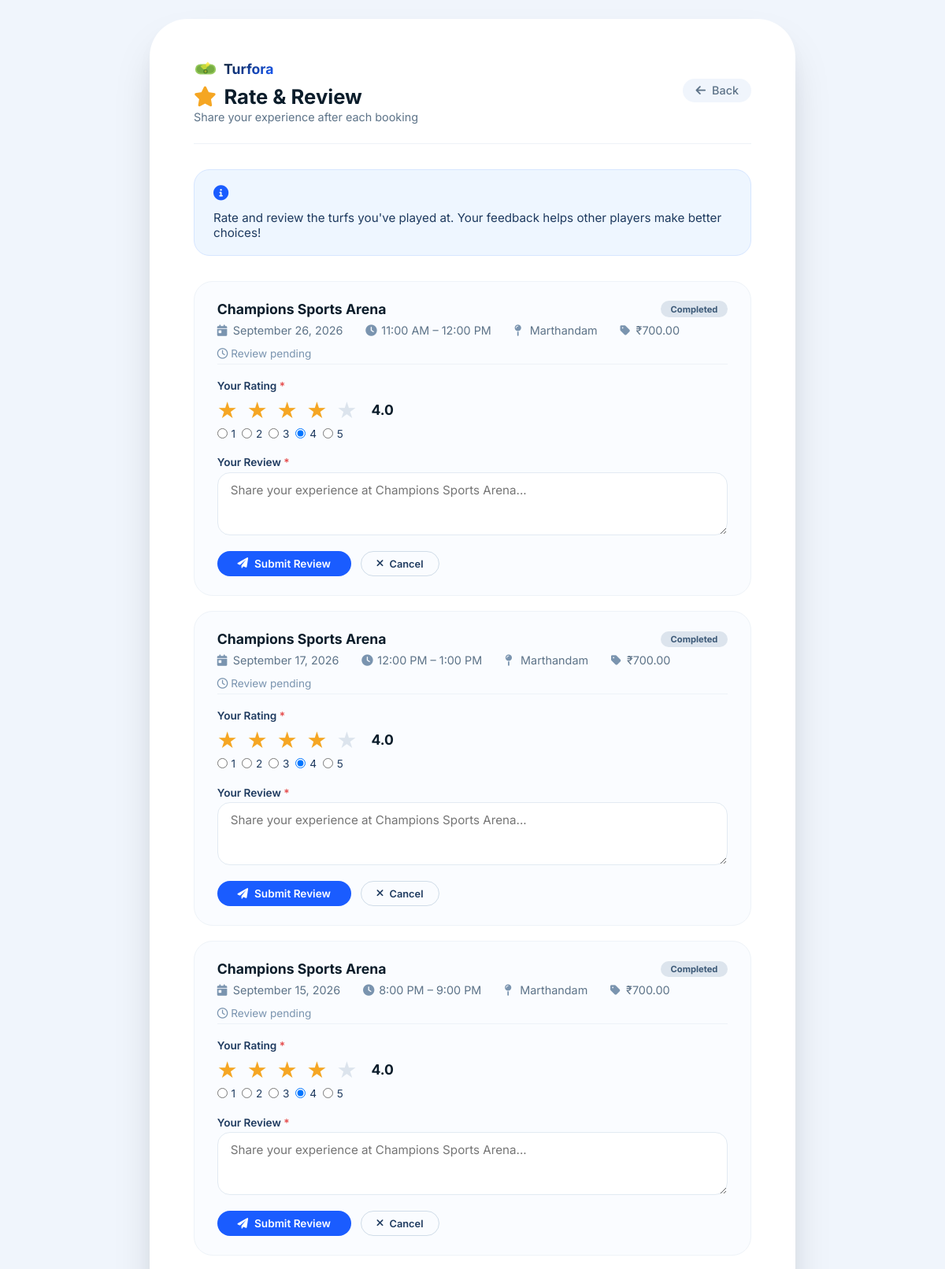
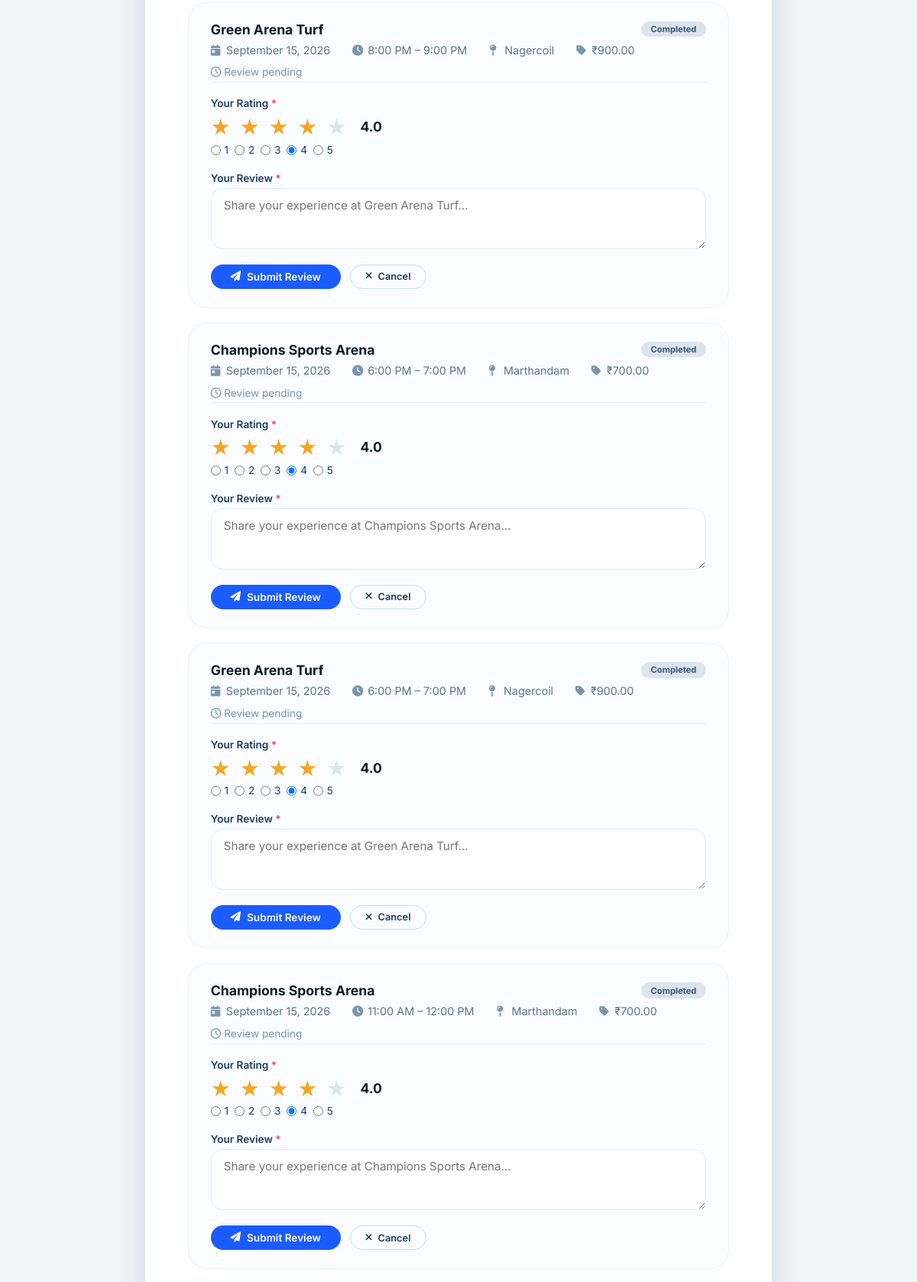
Screenshot of /reviews_ratings/ (signed in, upper part) with the database file from the repository (2 pictures, top to bottom).
### turforaapp/models.py (models this page shows, shortened)
class Booking(models.Model):
    turf = models.ForeignKey(Turf, on_delete=models.CASCADE)
    player = models.ForeignKey(Playerdetail, on_delete=models.CASCADE)
    booking_date = models.DateField()
    start_time = models.TimeField()
    end_time = models.TimeField()
    price = models.DecimalField(max_digits=10, decimal_places=2)
    status = models.CharField(
        max_length=20,
        choices=[
            ('confirmed', 'Confirmed'),
            ('cancelled', 'Cancelled'),
        ],
        default='confirmed'
    )
    created_at = models.DateTimeField(auto_now_add=True)

class Turf(models.Model):
    turf_name = models.CharField(max_length=100)
    location = models.CharField(max_length=100)
    turf_type = models.CharField(max_length=50)
    image = models.ImageField(upload_to='turf_images/', blank=True, null=True)
    description = models.TextField()
    price_per_hour = models.DecimalField(max_digits=10, decimal_places=2)
    available_facilities = models.TextField()
    rating = models.DecimalField(max_digits=3, decimal_places=1, default=0.0)
    address = models.CharField(max_length=255)
    opening_time = models.TimeField()
    closing_time = models.TimeField()
    is_active = models.BooleanField(default=True)

### turforaapp/views.py (the view, shortened to what this page needs)
# urls.py: path('reviews_ratings/', views.reviews_ratings, name='reviews_ratings'),
def reviews_ratings(request):
    player_id = request.session.get('player_id')
    if not player_id:
        return redirect('login')
    user = get_object_or_404(Playerdetail, id=player_id)
    bookings = Booking.objects.filter(
        player=user
    ).select_related('turf').order_by(
        '-booking_date',
        '-start_time'
    )
    for booking in bookings:
        booking.review_obj = Review.objects.filter(
            booking=booking
        ).first()
    return render(
        request,
        'reviews_ratings.html',
        {
            'bookings': bookings,
            'user': user,
            'today': date.today()
        }
    )

### turforaapp/templates/reviews_ratings.html (shortened to what this page needs)
<!DOCTYPE html>
<html lang="en">
<head>
    <link rel="stylesheet" href="https://cdnjs.cloudflare.com/ajax/libs/font-awesome/6.0.0-beta3/css/all.min.css" />
</head>
<body>
    <div class="review-container">
        <div class="page-header">
            <div class="title-group">
                <div class="logo-mini" style="margin-bottom:0.3rem;">
                    <span>Turfora</span>
                </div>
                <h2><i class="fas fa-star"></i> Rate & Review</h2>
                <span class="sub">Share your experience after each booking</span>
            </div>
            <a href="{% url 'home' user.id%}" class="back-btn"><i class="fas fa-arrow-left"></i> Back</a>
        </div>
        <div class="info-box">
            <i class="fas fa-info-circle"></i>
            <p>Rate and review the turfs you've played at. Your feedback helps other players make better choices!</p>
        </div>
        <div class="booking-list">
            {% for booking in bookings %}
            {% if booking.booking_date < today or booking.status == "completed" %} <div class="booking-card">
                <div class="booking-header">
                    <span class="turf-name">
                        {{ booking.turf.turf_name }}
                    </span>
                    <span class="status-badge completed">
                        Completed
                    </span>
                </div>
                <div class="booking-details">
                    <span>
                        <i class="fas fa-calendar-day"></i>
                        {{ booking.booking_date|date:"F d, Y" }}
                    </span>
                    <span>
                        <i class="fas fa-clock"></i>
                        {{ booking.start_time|time:"g:i A" }}
                        –
                        {{ booking.end_time|time:"g:i A" }}
                    </span>
                    <span>
                        <i class="fas fa-map-pin"></i>
                        {{ booking.turf.location }}
                    </span>
                    <span>
                        <i class="fas fa-tag"></i>
                        ₹{{ booking.price }}
                    </span>
                </div>
                {% if booking.review_obj %}
                <div style="
                    display:flex;
                    gap:0.8rem;
                    flex-wrap:wrap;
                    margin-top:0.2rem;
                ">
                    <span class="already-reviewed">
                        <i class="fas fa-check-circle"></i>
                        Reviewed
                    </span>
                    <span class="text-muted" style="
                            display:flex;
                            align-items:center;
                            gap:0.3rem;
                        ">
                        <span style="color:#f5a623;">
                            {% if booking.review_obj.rating >= 1 %}★{% endif %}
                            {% if booking.review_obj.rating >= 2 %}★{% endif %}
                            {% if booking.review_obj.rating >= 3 %}★{% endif %}
                            {% if booking.review_obj.rating >= 4 %}★{% endif %}
                            {% if booking.review_obj.rating >= 5 %}★{% endif %}
                        </span>
                        {{ booking.review_obj.rating }}
                    </span>
                    <span class="text-muted">
                        <i class="far fa-calendar-alt"></i>
                        {{ booking.review_obj.created_at|date:"M d, Y" }}
                    </span>
                </div>
                {% else %}
                <div style="
                    display:flex;
                    gap:0.8rem;
                    flex-wrap:wrap;
                    margin-top:0.2rem;
                ">
                    <span class="text-muted">
                        <i class="far fa-clock"></i>
                        Review pending
                    </span>
                </div>
                <div class="review-form">
                    <form method="POST">
                        <div class="form-group">
                            <label>
                                Your Rating
                                <span class="required">*</span>
                            </label>
                            <div style="
                                display:flex;
                                align-items:center;
                                gap:0.5rem;
                                flex-wrap:wrap;
                            ">
                                <div class="stars-display">
                                    <span>★</span>
                                    <span>★</span>
                                    <span>★</span>
                                    <span>★</span>
                                    <span class="star-empty">★</span>
                                </div>
                                <span class="rating-value">
                                    4.0
                                </span>
                            </div>
                            <div style="
                                margin-top:0.3rem;
                                display:flex;
                                gap:0.5rem;
                                flex-wrap:wrap;
                            ">
                                <label style="
                                        display:inline-flex;
                                        align-items:center;
                                        gap:0.3rem;
                                        font-weight:400;
                                        font-size:0.85rem;
                                        cursor:pointer;
                                    ">
                                    <input type="radio" name="rating" value="1">
                                    1
                                </label>
                                <label style="
                                        display:inline-flex;
                                        align-items:center;
                                        gap:0.3rem;
                                        font-weight:400;
                                        font-size:0.85rem;
                                        cursor:pointer;
                                    ">
                                    <input type="radio" name="rating" value="2">
                                    2
                                </label>
                                <label style="
                                        display:inline-flex;
                                        align-items:center;
                                        gap:0.3rem;
                                        font-weight:400;
                                        font-size:0.85rem;
                                        cursor:pointer;
                                    ">
                                    <input type="radio" name="rating" value="3">
                                    3
                                </label>
                                <label style="
                                        display:inline-flex;
                                        align-items:center;
                                        gap:0.3rem;
                                        font-weight:400;
                                        font-size:0.85rem;
                                        cursor:pointer;
                                    ">
                                    <input type="radio" name="rating" value="4" checked>
                                    4
                                </label>
                                <label style="
                                        display:inline-flex;
                                        align-items:center;
                                        gap:0.3rem;
                                        font-weight:400;
                                        font-size:0.85rem;
                                        cursor:pointer;
                                    ">
                                    <input type="radio" name="rating" value="5">
                                    5
                                </label>
                            </div>
                        </div>
                        <div class="form-group">
                            <label>
                                Your Review
                                <span class="required">*</span>
                            </label>
                            <textarea name="review"
                                placeholder="Share your experience at {{ booking.turf.turf_name }}..."
                                required></textarea>
                        </div>
                        <div class="form-actions">
                            <button type="submit" class="btn btn-primary">
                                <i class="fas fa-paper-plane"></i>
                                Submit Review
                            </button>
                            <a href="{% url 'home' booking.player.id %}" class="btn btn-outline btn-sm">
                                <i class="fas fa-times"></i>
                                Cancel
                            </a>
                        </div>
                    </form>
                </div>
                {% endif %}
        </div>
        {% endif %}
        {% endfor %}
    </div>
    </div>
</body>
</html>

### turforaapp/templates/reviews_ratings.html (style rules this page uses)
* { margin: 0; padding: 0; box-sizing: border-box; }
body { font-family: 'Inter', sans-serif; background: #f0f5fc; color: #0b1d2b; padding: 1.5rem; min-height: 100vh; display: flex; align-items: center; justify-content: center; }
.review-container { max-width: 820px; width: 100%; background: #ffffff; border-radius: 48px; box-shadow: 0 30px 60px -20px rgba(0, 20, 30, 0.25), 0 10px 30px -10px rgba(0, 0, 0, 0.05); padding: 3rem 3.5rem; transition: all 0.2s ease; }
.page-header { display: flex; justify-content: space-between; align-items: center; flex-wrap: wrap; gap: 1rem; padding-bottom: 1.5rem; border-bottom: 1px solid #edf2f7; margin-bottom: 2rem; }
.page-header .title-group h2 { font-size: 1.6rem; font-weight: 700; color: #0b1d2b; display: flex; align-items: center; gap: 0.6rem; }
.page-header .title-group h2 i { color: #f5a623; }
.page-header .title-group .sub { color: #5d7388; font-size: 0.9rem; }
.page-header .back-btn { display: inline-flex; align-items: center; gap: 0.5rem; color: #5d7388; text-decoration: none; font-weight: 500; transition: 0.15s; padding: 0.4rem 1rem; border-radius: 40px; background: #f0f5fc; font-size: 0.9rem; }
.logo-mini { display: flex; align-items: center; gap: 0.5rem; font-weight: 700; font-size: 1.1rem; color: #0b1d2b; }
.logo-mini svg { width: 30px; height: 30px; }
.logo-mini span { background: linear-gradient(145deg, #0b1d2b, #1a5cff); -webkit-background-clip: text; -webkit-text-fill-color: transparent; }
.info-box { background: #eef6ff; border-radius: 20px; padding: 1.2rem 1.5rem; border: 1px solid #d6e6ff; margin-bottom: 2rem; display: flex; align-items: center; gap: 0.8rem; flex-wrap: wrap; }
.info-box i { color: #1a5cff; font-size: 1.2rem; }
.info-box p { color: #1e3a5f; font-size: 0.95rem; }
.booking-list { display: flex; flex-direction: column; gap: 1.2rem; }
.booking-card { background: #fafcff; border-radius: 24px; border: 1px solid #eef3f8; padding: 1.5rem 1.8rem; transition: 0.15s; }
.booking-card .booking-header { display: flex; justify-content: space-between; align-items: center; flex-wrap: wrap; gap: 0.5rem 1rem; margin-bottom: 0.5rem; }
.booking-card .booking-header .turf-name { font-weight: 700; font-size: 1.1rem; color: #0b1d2b; }
.booking-card .booking-header .status-badge { padding: 0.2rem 0.8rem; border-radius: 30px; font-size: 0.7rem; font-weight: 700; }
.status-badge.completed { background: #dce4ed; color: #3d5a78; }
.booking-card .booking-details { display: flex; flex-wrap: wrap; gap: 1rem 1.8rem; font-size: 0.9rem; color: #5d7388; margin-bottom: 0.8rem; }
.booking-card .booking-details i { color: #7a94af; width: 16px; }
.review-form { border-top: 1px solid #edf2f7; padding-top: 1.2rem; margin-top: 0.3rem; }
.review-form .form-group { margin-bottom: 1rem; }
.review-form .form-group label { display: block; font-weight: 600; font-size: 0.85rem; color: #1e3a5f; margin-bottom: 0.3rem; }
.review-form .form-group label .required { color: #e54c4c; }
.review-form .form-group .stars-display { color: #f5a623; font-size: 1.8rem; letter-spacing: 2px; }
.review-form .form-group .stars-display .star-empty { color: #dce4ed; }
.review-form .form-group .rating-value { font-weight: 700; font-size: 1.1rem; color: #0b1d2b; margin-left: 0.5rem; }
.review-form .form-group textarea { width: 100%; padding: 0.75rem 1rem; border-radius: 16px; border: 1.5px solid #e2eaf2; background: #ffffff; font-family: inherit; font-size: 0.95rem; transition: 0.15s; outline: none; resize: vertical; min-height: 80px; }
.review-form .form-actions { display: flex; gap: 0.8rem; flex-wrap: wrap; }
.btn { padding: 0.5rem 1.6rem; border-radius: 40px; font-weight: 600; font-size: 0.85rem; border: none; cursor: pointer; transition: 0.15s; font-family: inherit; display: inline-flex; align-items: center; gap: 0.5rem; text-decoration: none; }
.btn-primary { background: #1a5cff; color: white; }
.btn-outline { background: transparent; color: #1e3a5f; border: 1.5px solid #d0dce8; }
.btn-sm { padding: 0.3rem 1.2rem; font-size: 0.8rem; }
.text-muted { color: #7a94af; font-size: 0.85rem; }

### rows the page displays
Booking: turf.turf_name "Champions Sports Arena", booking_date "September 26, 2026", start_time "11:00 AM", end_time "12:00 PM", turf.location "Marthandam", price "700.00", review "Share your experience at Champions Sports Arena..."
Booking: turf.turf_name "Champions Sports Arena", booking_date "September 17, 2026", start_time "12:00 PM", end_time "1:00 PM", turf.location "Marthandam", price "700.00", review "Share your experience at Champions Sports Arena..."
Booking: turf.turf_name "Champions Sports Arena", booking_date "September 15, 2026", start_time "8:00 PM", end_time "9:00 PM", turf.location "Marthandam", price "700.00", review "Share your experience at Champions Sports Arena..."
Booking: turf.turf_name "Green Arena Turf", booking_date "September 15, 2026", start_time "8:00 PM", end_time "9:00 PM", turf.location "Nagercoil", price "900.00", review "Share your experience at Green Arena Turf..."
Booking: turf.turf_name "Champions Sports Arena", booking_date "September 15, 2026", start_time "6:00 PM", end_time "7:00 PM", turf.location "Marthandam", price "700.00", review "Share your experience at Champions Sports Arena..."
Booking: turf.turf_name "Green Arena Turf", booking_date "September 15, 2026", start_time "6:00 PM", end_time "7:00 PM", turf.location "Nagercoil", price "900.00", review "Share your experience at Green Arena Turf..."
Booking: turf.turf_name "Champions Sports Arena", booking_date "September 15, 2026", start_time "11:00 AM", end_time "12:00 PM", turf.location "Marthandam", price "700.00", review "Share your experience at Champions Sports Arena..."
